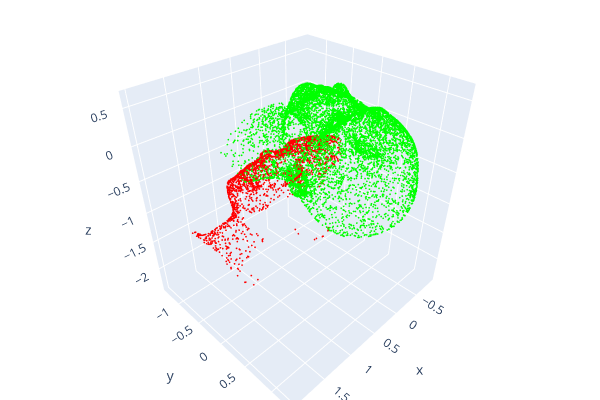

Notebook source saved alongside this figure:
### Code cell
o3d.visualization.draw_plotly([ref_pcd, src_pcd])

### Figure 1 — Plotly figure (JSON) as saved in the notebook; plotly's stock layout.template omitted (floating-point values rounded to 4 significant figures; data arrays with more than 128 entries replaced by an {"elided": "..."} marker saying what was removed)
{"data": [{"marker": {"color": {"elided": "10788x3 float values"}, "size": 1}, "mode": "markers", "type": "scatter3d", "x": {"elided": "10788 float values"}, "y": {"elided": "10788 float values"}, "z": {"elided": "10788 float values"}}, {"marker": {"color": {"elided": "2862x3 float values"}, "size": 1}, "mode": "markers", "type": "scatter3d", "x": {"elided": "2862 float values"}, "y": {"elided": "2862 float values"}, "z": {"elided": "2862 float values"}}], "layout": {"height": 400, "margin": {"b": 0, "l": 0, "r": 0, "t": 0}, "scene": {"camera": {"center": {"x": 0, "y": 0, "z": 0}, "up": {"x": 0, "y": 0, "z": 1}}}, "showlegend": false, "width": 600}}
